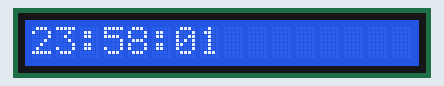
Simulated run of this sketch. Board: Arduino Uno, built with avr-gcc and run on an emulated ATmega328P. On the bench: 16×1 character LCD.

Above: at 0.2 s.
At 4.2 s:
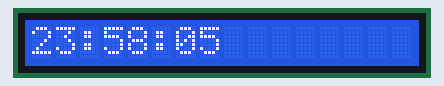
At 9.3 s:
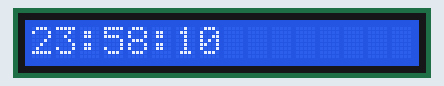
At 19.4 s:
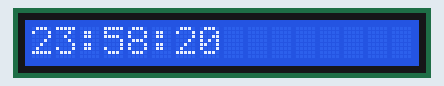
At 28.5 s:
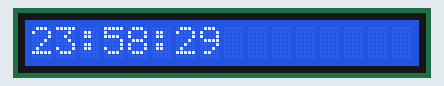
At 38.6 s:
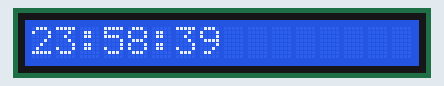

Measured:
- what the display in image 1 shows lasts 1.0 s, from 4.2 s to 5.2 s

The sketch:

8CheckClockDisplay.ino
```cpp
#include <SPI.h>
#include <Wire.h>
#include <LiquidCrystal_I2C.h>

LiquidCrystal_I2C lcd(0x27, 20, 4);

 int setHour=23;
 int setMin=58;

void setup() {
  // put your setup code here, to run once:
 //Serial.begin(9600);
  lcd.init();
  lcd.backlight();
  lcd.begin(16, 1);
}

void loop() {
  // put your main code here, to run repeatedly:
    lcd.clear();
    lcd.setCursor(0, 0);


        for(int j=1; j<=60; j++){
              lcd.clear();
     lcd.setCursor(0, 0);

        if(j>59){
          setMin++;
        }
        if(setMin>59){
          setHour++;
          setMin=0;
        }
        if(setHour>23)
          setHour=0;

        if(setHour<10)
          lcd.print("0");
         lcd.print(setHour);
        lcd.print(":");
        if(setMin<10)
          lcd.print("0");
        lcd.print(setMin);
        lcd.print(":");
        if(j<10)
          lcd.print("0");
        if(j<60)
          lcd.print(j);
         else
          lcd.print("00");
        delay(1000);
      }

}
```
